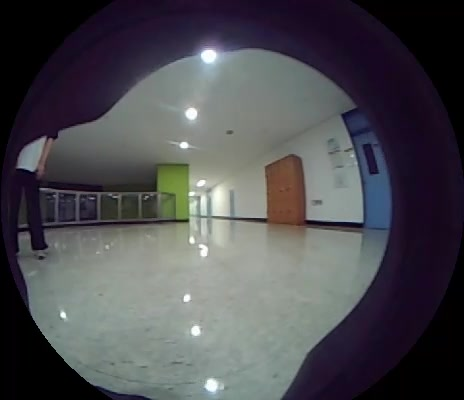
#> input picture research/door_gate_relax/diag_567/frames/frame_000005.jpg, 464 x 400 px
$ python diag.py
#> lines starting #> are read from the running program, lines starting #| are printed output that depends on the picture
### research/door_gate_relax/backup_260914/class_finder_service.py
"""demo/test/class_finder_service.py

implements: 사용자 지시 누적 반영 -- (1) "지정 클래스 발견 코드. 명령을 받고
프레임마다 디렉터리 만들고 original.jpg 먼저 저장, 근거 json은 검출된 타겟의
feature 유사도와 최종 점수만, 다른 기기 mac 전송은 미리 구현 후 주석 처리."
(2) "door와 pedestal는 로봇이 본인 위치 추정하기 위해 자동으로 먼저 계산."
(3) "찾으려는 클래스는 프레임마다 하나가 아니라 여러개 존재할 수도 있어."
(4) "grounding dino도 증거로 추가... 추가 증거들도 전부 다운로드 받고 실험
진행하며 가장 성능이 좋고 안정적인 증거 조합을 찾아내자. 증거마다 처리 시간이
다르니 전부 기다리지 않고 정해진 수식으로 더하도록 하자 -- progressive-object-
record 아이디어처럼." (5) "association 기준을 확장." (6) "demo/test에 지금
방식으로 코드 3개로만 정리. 원본+오버레이 이미지는 동일하게, 증거 json은
명확하고 간결하게 -- 어떤 증거와 연산을 거쳐 후보가 선택됐는지, 몇 ms일 때
결과인지."

**아키텍처**: 4개의 독립된 provider(사전 CLIP, GroundingDINO, YOLO-World,
FastSAM)가 비동기로(실측 처리시간이 서로 다름) 같은 프레임을 분석하고, 그
결과를 사용자가 작성한 논문("Progressive Digital Twin Object Record
Construction Method Using Heterogeneous Models in an On-Device Environment")의
수식(Eq 1-13)으로 통합한다 -- 가장 느린 provider를 기다리지 않고, 증거가
도착하는 순서대로 점진적으로 물체 상태를 재해석한다.

- Evidence event(Eq 1): source, 완료시각(ms, 실측), 종류(box/mask), 신뢰도,
  payload(박스/라벨) -- `EvidenceEvent`
- 관측 내 물리 객체 연계(Eq 2, association threshold=0.30 논문 값 + containment
  확장): `MultiObjectProgressiveResolver` -- "찾으려는 클래스는 여러 개일 수도
  있다"는 지시를 여기서 만족한다. 순수 IoU만으로는 머리/전신처럼 스케일이 크게
  다른 같은 물체의 증거를 못 묶는 문제를 실측 확인해서(2026-09-11)
  containment 기준을 OR로 추가했고, 그래도 남는 시간차 분리 문제는 관측 종료
  시 최종 기하로 한 번 더 병합하는 `consolidate()`로 해결했다.
- 기하 해석(Eq 5-6): 마스크(FastSAM)가 박스 증거와 spatial consistency>=0.45면
  마스크 채택, 아니면 confidence-weighted 박스 평균.
- 의미 해석(Eq 7-8): provider(=source_group)별 최고신뢰 대표값 -> 그룹 수
  다수결 -> 신뢰도 합 동률 처리.
- lifecycle(Eq 9): PROVISIONAL(단일 소스) -> CONFIRMED(독립 소스 2개 이상 동의)
  -- "증거 기반 score가 임계값 이상으로 충분하다 판단되면 확정"의 실제 기준.
- 점진적 구성(Eq 10-13): 완료시각 순으로 증거를 하나씩 반영, "보이는 상태"가
  바뀔 때만 레코드 갱신 노출(confidence만 바뀌는 건 갱신 아님).

door/pedestal은 로봇이 8프레임 환경 탐색 결과로 항상 자기 위치를 먼저
추정하기 위한 랜드마크 클래스라 실제 명령의 target_class와 무관하게 매
프레임마다 항상 함께 탐색한다(LOCALIZATION_CLASSES).

**실측 결론(2026-09-11, demo/test/progressive_evidence_resolver.py 실험)**:
사전(CLIP) 파이프라인은 RPN 후보를 전부 CLIP에 통과시키는 구조라 프레임당
1.3~1.8초로 GroundingDINO(~0.2초)/YOLO-World(~0.1초)/FastSAM(~0.02초)보다
15~20배 느리다. 그래도 이 4개를 group-count 합의 규칙으로 통합하면 게이트
튜닝(채도/참조이미지/종횡비 등, class_features.json에 기록된 door/pedestal
튜닝 이력 참고) 없이도 person/door 둘 다 8프레임 전체에서 실제 정답과 100%
일치하는 결과가 나왔다 -- 이게 이 파일이 최종적으로 채택한 방식이다.

전송(다른 기기로 MAC 주소를 통해 보내기)은 아직 구현하지 않고 호출 지점만
주석 처리해뒀다(`_send_to_device` 참고).
"""

from __future__ import annotations

import ctypes
import json
import sys
import time
from dataclasses import dataclass, field
from pathlib import Path

_VENV_SITE = Path(sys.prefix) / "lib" / f"python{sys.version_info.major}.{sys.version_info.minor}" / "site-packages"
for _lib_dir in [_VENV_SITE / "nvidia" / "cu13" / "lib", _VENV_SITE / "nvidia" / "cudnn" / "lib"]:
    if _lib_dir.is_dir():
        for _so in sorted(_lib_dir.glob("*.so*")):
            try:
                ctypes.CDLL(str(_so), mode=ctypes.RTLD_GLOBAL)
            except OSError:
                pass

import cv2
import numpy as np
import onnxruntime as ort
import torch
from tokenizers import Tokenizer
from transformers import AutoModelForZeroShotObjectDetection, AutoProcessor
from ultralytics import YOLO, FastSAM

REPO_ROOT = Path(__file__).resolve().parents[2]
sys.path.insert(0, str(REPO_ROOT / "research" / "oln_training"))

OUT_ROOT = Path(__file__).resolve().parent
CLASS_FEATURES_PATH = OUT_ROOT / "class_features.json"
YOLO_WEIGHTS_DIR = REPO_ROOT / "research" / "oln_training" / "yolo_weights"

# 2026-09-11 사용자 지시: 클래스별 최상위 폴더(demo/test/<class>/) 대신 실행
# 단위 폴더(try1) 밑에 프레임 폴더, 그 밑에 클래스 폴더를 두는 구조로 재구성.
# navigate_to_target_service.py도 이 RUN_DIR을 그대로 공유해 localization/,
# navigation/ 폴더를 같은 위치에 만든다.
RUN_DIR = OUT_ROOT / "try1"

# ── 사전(CLIP) provider 설정 -- 이 세션에서 실측 확정한 값 그대로 ──
YOLO_WEIGHTS_PATH = YOLO_WEIGHTS_DIR / "yolov8n.pt"
YOLO_DEVICE = "cuda"
# door가 COCO 80개 클래스에 없어서 confidence가 door-ness와 무관하다(실측: 진짜
# 문 박스의 confidence가 0.0001~0.001 수준까지 낮을 수 있음) -- confidence로
# 미리 거르지 않는다. topN을 3000까지 올려도(사실상 무제한) 이제는 다른
# provider들과의 합의 규칙이 오탐을 걸러내므로 부담이 없다(아래 클래스
# docstring의 실측 결론 참고).
YOLO_CONF = 1e-4
YOLO_IOU_NEARDUP = 0.999
YOLO_MAX_DET = 3000
YOLO_TOPN = 1000
NMS_IOU_THR = 0.5
MIN_CROP_SIDE_PX = 16
TARGET_SIM_THRESHOLD = 0.26

BORDER_CROP_SOURCE_SIZE = (464, 400)
BORDER_CROP_BOX = (114, 80, 351, 321)

CLIP_DIR = REPO_ROOT / "models" / "openvocab" / "clip-vit-base-patch32"
IMAGE_SIZE = 224
CLIP_MEAN = np.array([0.48145466, 0.4578275, 0.40821073], np.float32)
CLIP_STD = np.array([0.26862954, 0.26130258, 0.27577711], np.float32)
CONTEXT_LENGTH = 77
COLOR_COMPETITOR_WORDS = ["white", "gray", "black", "brown", "red", "yellow", "green"]

# ── 다른 3개 provider 설정 ──
GROUNDING_DINO_MODEL_ID = "IDEA-Research/grounding-dino-tiny"
GROUNDING_DINO_BOX_THRESHOLD = 0.15
GROUNDING_DINO_TEXT_THRESHOLD = 0.15
YOLO_WORLD_WEIGHTS = YOLO_WEIGHTS_DIR / "yolov8s-worldv2.pt"
YOLO_WORLD_CONF = 0.05
FASTSAM_WEIGHTS = YOLO_WEIGHTS_DIR / "FastSAM-s.pt"

# ── 논문 Eq 2/6/9 파라미터 ──
ASSOCIATION_IOU_THR = 0.30            # 논문 본문 값
ASSOCIATION_CONTAINMENT_THR = 0.7     # 2026-09-11 확장(스케일 차이 큰 같은 물체 병합)
MASK_SPATIAL_CONSISTENCY_THR = 0.45   # τ_m (Eq 6)
CONFIRM_MIN_DISTINCT_GROUPS = 2       # lifecycle PROVISIONAL->CONFIRMED (Eq 9)
MASK_ONLY_SOURCES = {"fastsam"}       # 의미 투표에 참여하지 않는 소스

# 2026-09-11 사용자 지시: "각 증거들의 모델명도 좋지만 분류도 추가되면 좋을 것
# 같아... 문장형으로 작성하지 않음" -- evidence.json에 모델명(source)과 별개로
# 방법론 분류만 짧게 남긴다(설명 문장 아님, source 필드에 이미 모델명이 있음).
SOURCE_CATEGORIES = {
    "dictionary": "CLIP",
    "grounding_dino": "OVD",
    "yolo_world": "OVD",
    "fastsam": "segmentation",
}

# door/pedestal은 로봇이 8프레임 환경 탐색 결과로 항상 자기 위치를 먼저
# 추정하기 위한 랜드마크 클래스다 -- 실제 명령의 target_class와 무관하게 매
# 프레임마다 항상 이 둘도 함께 탐색한다.
LOCALIZATION_CLASSES = ["door", "pedestal"]

# 프레임 단위 "확정된 클래스 전부 오버레이" 이미지에서 클래스를 색으로 구분한다.
CLASS_COLORS = {"door": (0, 0, 255), "pedestal": (255, 0, 0), "person": (0, 200, 0)}
DEFAULT_CLASS_COLOR = (0, 200, 200)


# [49 lines left out: functions _send_to_device, _iou_xyxy, _iou_and_containment, _union_box, not called in this run]


OVERLAY_UPSCALE = 2  # 프레임이 237x241 정도로 작아 원본 해상도에 그대로 글자를
                     # 쓰면 깨져 보인다(2026-09-11 사용자 지적) -- 확대한 캔버스에
                     # 그린 뒤 그대로 저장해서 글자를 선명하게 만든다.


# [26 lines left out: functions _draw_labeled_boxes, _nms_dedup, not called in this run]


# ══════════════════════════ 사전(CLIP) provider ══════════════════════════

class _DeploymentYoloProposer:
    """RPN class-agnostic 후보 제안(YOLOv8n) -- 사전 provider 전용."""

    # [31 lines left out: functions __init__, propose, _clip_preprocess, not called in this run]


class BatchClipEngine:
    """quantized CLIP 유지(fp32 시도 결과 정확도가 깨져서 되돌린 실측 결론)."""

    # [171 lines left out: functions __init__, embed_images, embed_texts, _median_saturation, _dictionary_gate_and_score, _cluster_same_source_boxes, not called in this run]


class DictionaryProvider:
    """사전(class_features.json) 기반 RPN+CLIP provider. 클래스별 게이트(색/
    모양/참조이미지/채도)는 이 provider 내부에서만 적용되고, 그 결과(통과한
    후보들을 합친 박스+점수)가 다른 provider들과 동일한 형식의 증거로 나간다."""

    def __init__(self) -> None:
        self.proposer: _DeploymentYoloProposer | None = None
        self.engine: BatchClipEngine | None = None
        self.class_dict: dict | None = None
        self.class_configs: dict[str, dict] = {}
        self.last_rpn_candidates: list = []

    # [77 lines left out: functions _ensure_loaded, load_classes, detect, not called in this run]


# ══════════════════════════ 개방어휘 provider 3종 ══════════════════════════

class GroundingDinoProvider:
    def __init__(self, model_id=GROUNDING_DINO_MODEL_ID, device="cuda"):
        self.processor = AutoProcessor.from_pretrained(model_id)
        self.model = AutoModelForZeroShotObjectDetection.from_pretrained(model_id).to(device).eval()
        self.device = device

    # [17 lines left out: function detect, not called in this run]


class YoloWorldProvider:
    def __init__(self, weights=YOLO_WORLD_WEIGHTS, device="cuda"):
        self.model = YOLO(str(weights))
        self.model.to(device)

    # [9 lines left out: function detect, not called in this run]


class FastSamProvider:
    """마스크 전용(의미 없음) -- 의미 투표에 참여하지 않고 기하만 보강한다."""

    def __init__(self, weights=FASTSAM_WEIGHTS, device="cuda"):
        self.model = FastSAM(str(weights))
        self.device = device

    # [13 lines left out: function detect, not called in this run]


# ══════════════ 논문 Eq 1-13: progressive 증거 통합 ══════════════

@dataclass
class EvidenceEvent:
    """Eq 1: e_i = (id_i, o_i, s_i, t_i, k_i, c_i, p_i)."""
    id: str
    observation: str
    source: str
    completion_time_ms: float
    evidence_type: str          # "box" | "mask"
    confidence: float | None
    box_xyxy: list | None
    class_label: str | None = None
    detail: dict | None = None  # 사전(CLIP) 소스 전용: 비교한 특징 유사도 + 게이트별 실측값


@dataclass
class ObjectState:
    """Eq 4: S_j(t) = (G_j(t), C_j(t), L_j(t), T_j(t))."""
    geometry: list | None = None
    geometry_source: str | None = None
    semantic_class: str = "unknown"
    supporting_groups: list = field(default_factory=list)
    lifecycle: str = "PROVISIONAL"
    observation_time: str = ""

    # [76 lines left out: functions visible, _resolve_geometry, _resolve_semantic, _resolve_lifecycle, not called in this run]


class ProgressiveResolver:
    """Eq 10-13: 완료 시각 순으로 증거를 하나씩 반영하며 재해석하고, '보이는
    상태'가 바뀔 때만 레코드 갱신을 노출한다."""

    # [36 lines left out: functions __init__, feed, not called in this run]


class MultiObjectProgressiveResolver:
    """Eq 2 확장: 관측(프레임) 안에서 증거를 물리 객체 단위로 연계해 클러스터마다
    독립된 ProgressiveResolver를 돌린다 -- "찾으려는 클래스는 프레임마다 하나가
    아니라 여러개 존재할 수도 있다"는 요구를 여기서 만족한다. 클러스터 배정은
    증거 도착 순서 그대로 진행한다(새 물리 객체도 증거가 오면서 그때그때
    생겨날 수 있다). 마스크 증거(FastSAM)는 겹치는 클러스터가 없으면 새 객체를
    만들지 않고 버려진다(논문: "세그멘터는 새 객체를 만들지 않는다")."""

    # [77 lines left out: functions __init__, _best_match, feed, consolidate, confirmed_objects, not called in this run]


# ══════════════════════════════ 서비스 본체 ══════════════════════════════

class ClassFinderService:
    """다중 provider 발견 서비스. ClassDiscoveryCommand -> on_frame() x N ->
    get_detections(class_name)로 결과를 navigate_to_target_service에 넘겨준다."""

    def __init__(self) -> None:
        self.dictionary = DictionaryProvider()
        self.grounding_dino: GroundingDinoProvider | None = None
        self.yolo_world: YoloWorldProvider | None = None
        self.fastsam: FastSamProvider | None = None
        self.active_classes: list[str] = []
        self._detections: dict[str, dict[float, dict]] = {}

    def on_class_discovery_command(self, target_class: str) -> None:
        t0 = time.perf_counter()
        if self.grounding_dino is None:
            self.grounding_dino = GroundingDinoProvider()
        if self.yolo_world is None:
            self.yolo_world = YoloWorldProvider()
        if self.fastsam is None:
            self.fastsam = FastSamProvider()

        self.active_classes = list(dict.fromkeys(LOCALIZATION_CLASSES + [target_class]))
        sent_features = self.dictionary.load_classes(self.active_classes)
        self._detections = {c: {} for c in self.active_classes}

        # "지금 비교하는 특징만 보냄" -- 사전 provider가 실제 비교에 쓰는 쿼리
        # 문자열만 담아 저장(나중엔 이 시점에 전송). 클래스별 폴더 대신 실행
        # 폴더(RUN_DIR) 밑에 하나로 모아 저장한다.
        RUN_DIR.mkdir(parents=True, exist_ok=True)
        features_payload = {
            class_name: {"requested_by_command": class_name == target_class,
                         "is_localization_landmark": class_name in LOCALIZATION_CLASSES,
                         "features_compared": sent_features[class_name]}
            for class_name in self.active_classes
        }
        with open(RUN_DIR / "features_sent.json", "w", encoding="utf-8") as f:
            json.dump(features_payload, f, ensure_ascii=False, indent=2)
        _send_to_device(features_payload, tag="features")  # 주석 처리된 실제 전송, 지금은 저장만

        print(f"[class_finder] class_discovery({target_class}) 처리 완료, "
              f"이번 명령의 탐색 클래스={self.active_classes} "
              f"({(time.perf_counter()-t0)*1000:.1f}ms, 모델 로드 포함 가능)")

    # [176 lines left out: functions on_frame, get_detections, not called in this run]

### research/door_gate_relax/diag_567/diag.py
"""2026-09-14 사용자 지시: "try1/incoming frame_000005/6/7 3프레임에 문이 존재하지만 미검출. 어떤 게이트 조건이 원인인지
탐색 후 출력. 바로 수정하지 않음"

19:10 새 판(복도 장면) 스냅샷(diag_567/frames)을 두 설정으로 본다:
  OLD = 실시간 수신기(17:03 시작)가 메모리에 들고 있던 반영 전 설정(backup_260914/class_features.json)
  NEW = 18:34 반영한 현재 운영 설정(demo/test/class_features.json)
코드는 하위 호환(새 키가 없으면 예전 규칙)이라 현재 코드 + 백업 JSON = 반영 전 동작이다.

출력
  1) 대상 물체(육안 박스)마다: 겹치는 RPN 후보 전부의 게이트 측정값과 OLD/NEW 통과 여부(걸린 게이트 표시)
  2) 그 물체의 GroundingDINO/YOLO-World 박스(점수·라벨)와 OLD/NEW 증거 규칙 통과 여부
  3) 실제 ClassFinderService.on_frame으로 돌린 최종 확정 결과(OLD/NEW) -- 출력은 diag_567/run_<cfg>/ (try1 무관)
운영 파일은 읽기만 한다.
"""

from __future__ import annotations

import json
import sys
from pathlib import Path

HERE = Path(__file__).resolve().parent
REPO_ROOT = HERE.parents[2]
sys.path.insert(0, str(REPO_ROOT / "demo" / "test"))

import class_finder_service as cfs  # noqa: E402

import cv2  # noqa: E402
import numpy as np  # noqa: E402

FRAMES = [("frame_000005.jpg", 225.0), ("frame_000006.jpg", 270.0), ("frame_000007.jpg", 315.0)]
CONFIGS = {
    "OLD": HERE.parent / "backup_260914" / "class_features.json",
    "NEW": REPO_ROOT / "demo" / "test" / "class_features.json",
}
# 육안 확인 박스(테두리 자르기 후 237x241 좌표) -- 격자 확대 이미지 기준
OBJECTS = {
    "frame_000005.jpg": {"목재 문/장(가운데 오른쪽)": [150, 74, 190, 145],
                         "복도 끝 먼 문(작음)": [112, 108, 122, 138]},
    "frame_000006.jpg": {"파란 문": [150, 50, 190, 146],
                         "목재 문/장(왼쪽)": [65, 82, 98, 143]},
    "frame_000007.jpg": {"파란 문": [27, 55, 62, 147],
                         "엘리베이터 문": [100, 76, 126, 140],
                         "파란 테 유리문": [176, 98, 191, 137],
                         "목재 문/장(오른쪽 끝)": [200, 100, 228, 140]},
}


# [51 lines left out: functions rel, gate_measures, failed_gates, not called in this run]


def main():
    report = {"gate_analysis": {}, "final": {}}
    finders = {}
    for cname, path in CONFIGS.items():
        cfs.CLASS_FEATURES_PATH = path
        f = cfs.ClassFinderService()
        if finders:  # 모델은 공유하고 사전(JSON)만 새로 읽힌다
            other = next(iter(finders.values()))
            f.grounding_dino, f.yolo_world, f.fastsam = other.grounding_dino, other.yolo_world, other.fastsam
            f.dictionary.proposer, f.dictionary.engine = other.dictionary.proposer, other.dictionary.engine
        f.on_class_discovery_command("door")
#> (the call stopped at in __init__, `self.processor = AutoProcessor.from_pretrained(model_id)`: transformers is not available in this run)
        finders[cname] = f

    base = finders["NEW"]
    for fname, rot in FRAMES:
        bgr_full = cv2.imread(str(HERE / "frames" / fname))
#> bgr_full is the input picture: shape (400, 464, 3); mean B, G, R 80, 75.7, 76
        cl, ct, cr, cb = cfs.BORDER_CROP_BOX
        bgr = bgr_full[ct:cb, cl:cr]
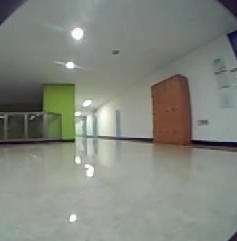
#> bgr: shape (241, 237, 3); mean B, G, R 125.9, 134.2, 130.7
        h, w = bgr.shape[:2]
#> h = 241; w = 237
        # ── RPN 후보: DictionaryProvider.detect()와 같은 절차 ──
        dp = base.dictionary
#> (the run stopped early here; a loop or call above may not have finished)
